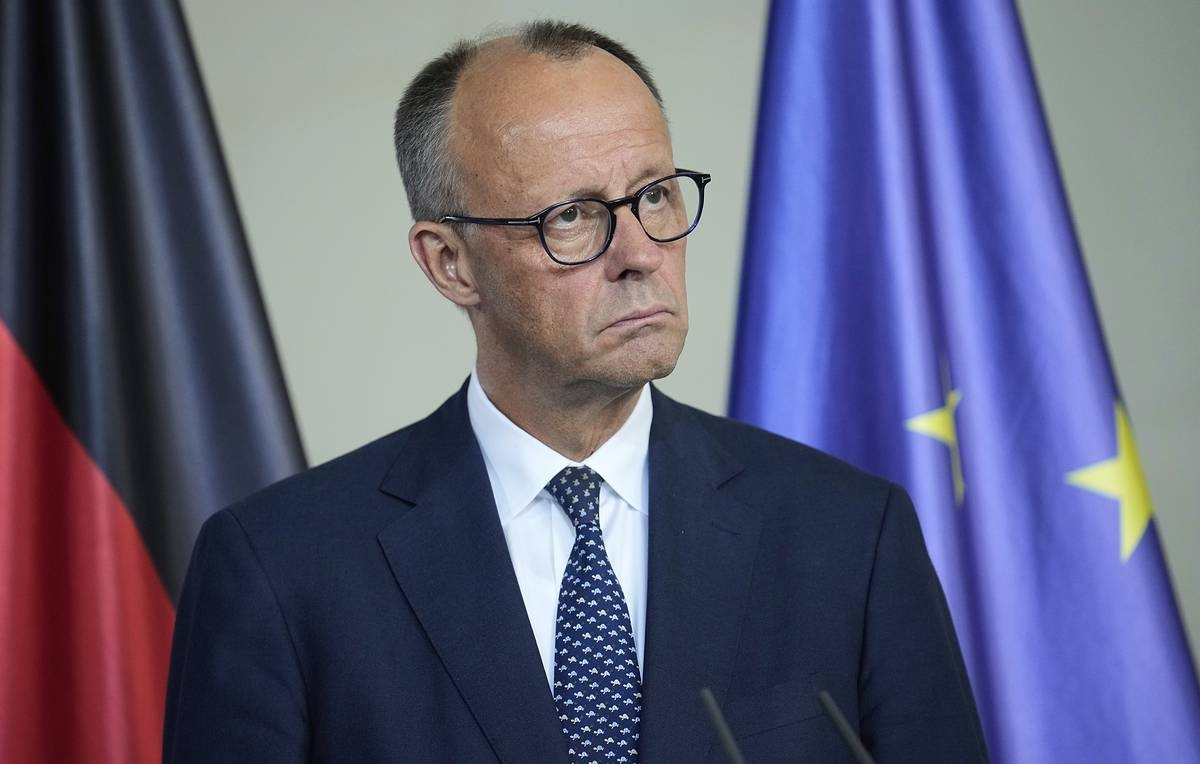
#> input picture cards_render/_merz.jpg, 1200 x 764 px; its folder holds only this picture in this run
$ python photo_card.py _merz.jpg
#> lines starting #> are read from the running program, lines starting #| are printed output that depends on the picture
#!/usr/bin/env python3
"""СЛАБОЕ ФОТО — МАЛЕНЬКИМ, А НЕ НА ВЕСЬ ЭКРАН.

Повод (user, 2026-10-21, зло): «мы делаем это голливудское качество, и в
конечном итоге такая срань вылазит посередине, вообще размытая, хрен
разберёшь, что там нарисовано… Если есть только в этом качестве — значит
надо ставить маленьким, картинка слева, а справа надписи какие-то».

Поэтому:
  photo_quality() — честная оценка снимка: разрешение и резкость;
  photo_card()    — композиция для слабого снимка: окно с фото слева,
                    заголовок и строки фактов справа. Фото не растягивается
                    на 1920 и потому не разваливается в кашу.

Порог ставится по тому, во сколько раз снимок придётся увеличить. Кадр
1920x1080: снимок шириной 1600 тянется в 1,2 раза — это ещё терпимо,
640 — в три раза, и получается именно то, на что ругается пользователь.
"""
import math
import os
import sys

import numpy as np
from PIL import Image, ImageDraw, ImageFilter

sys.path.insert(0, os.path.dirname(os.path.abspath(__file__)))
sys.path.insert(0, os.path.join(os.path.dirname(os.path.dirname(os.path.abspath(__file__))), "template"))
import style_cards as sc
import torn_split as ts

W, H = sc.W, sc.H

MIN_W = 1500          # ниже — на весь экран не ставим
MIN_SHARP = 90.0      # дисперсия Лапласа на приведённом кадре


def photo_quality(path):
    """Сколько в снимке пикселей и насколько он резкий."""
#> called with path = '_merz.jpg'
    im = Image.open(path).convert("L")
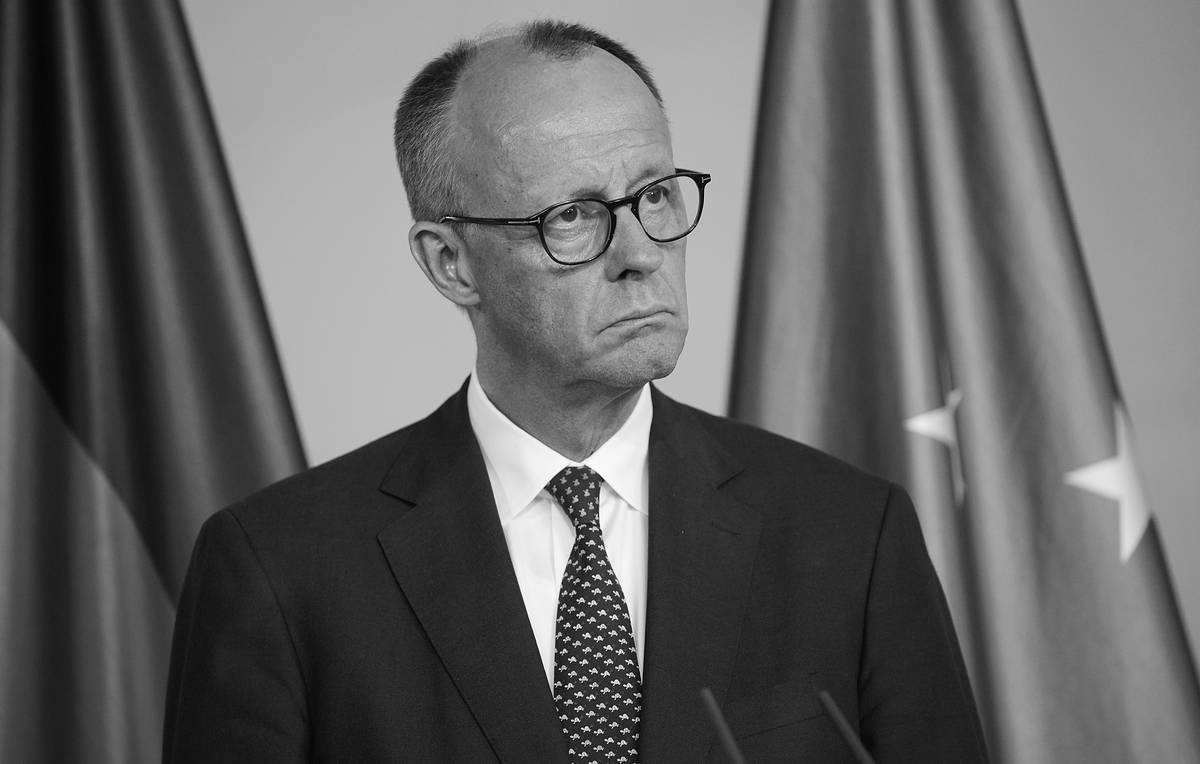
#> im: PIL image 1200x764 L; min 0, max 255, mean 99.6
    w, h = im.size
    k = 900 / max(1, w)
    sm = im.resize((900, max(1, int(h * k))), Image.BILINEAR) if k < 1 else im
    a = np.asarray(sm, np.float32)
    lap = (a[:-2, 1:-1] + a[2:, 1:-1] + a[1:-1, :-2] + a[1:-1, 2:] - 4 * a[1:-1, 1:-1])
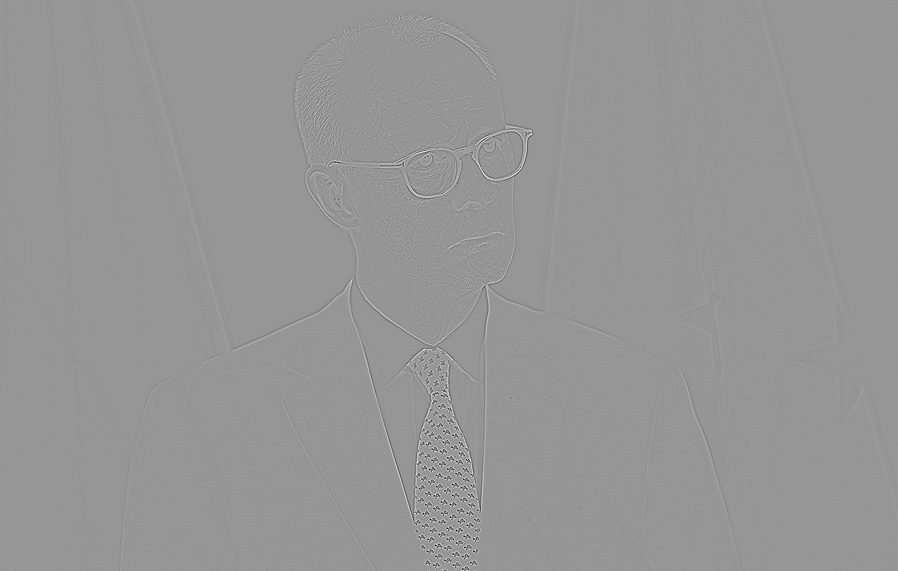
#> lap: shape (571, 898) float32; min -388, max 271, mean 0; drawn with min black and max white
    sharp = float(lap.var())
#> sharp = 211.6
    upscale = W / max(1, w)
    ok = (w >= MIN_W) and (sharp >= MIN_SHARP)
#> ok = False
    return {"w": w, "h": h, "sharp": round(sharp, 1), "upscale": round(upscale, 2),
            "full_screen_ok": ok,
            "why": "" if ok else
                   (f"ширина {w} px (нужно от {MIN_W})" if w < MIN_W else
                    f"резкость {sharp:.0f} (нужно от {MIN_SHARP:.0f})")}


# [110 lines left out: functions photo_card, _wrap, not called in this run]


if __name__ == "__main__":
    for p in sys.argv[1:]:
        q = photo_quality(p)
#> q = {'w': 1200, 'h': 764, 'sharp': 211.6, 'upscale': 1.6, 'full_screen_ok': False, 'why': 'ширина 1200 px (нужно от 1500)'}
        mark = "на весь экран МОЖНО" if q["full_screen_ok"] else "ТОЛЬКО маленьким: " + q["why"]
        print(f'{os.path.basename(p):40s} {q["w"]}x{q["h"]}  резкость {q["sharp"]:7.1f}  '
              f'увеличение x{q["upscale"]}  → {mark}')
#| _merz.jpg                                1200x764  резкость   211.6  увеличение x1.6  → ТОЛЬКО маленьким: ширина 1200 px (нужно от 1500)

$ run again, on cards_render/scene_003.jpg
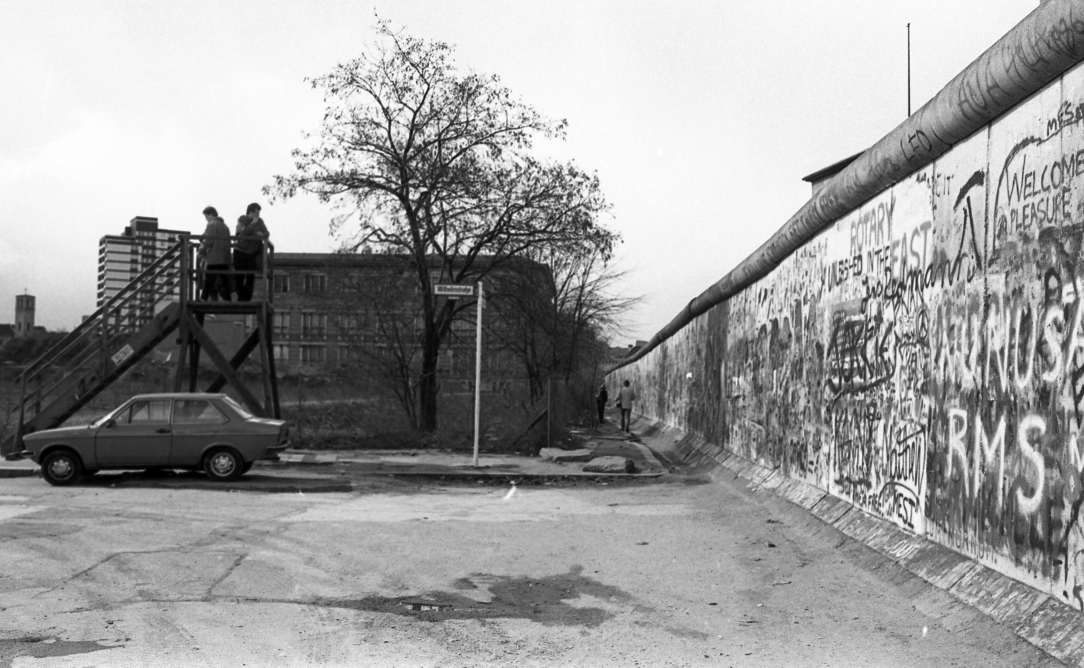
#> input picture cards_render/scene_003.jpg, 3252 x 2003 px (shown at 1/3 size)
#> in photo_quality, `sm = im.resize((900, max(1, int(h * k))), Image.BILINEAR) if k < 1 els..`:
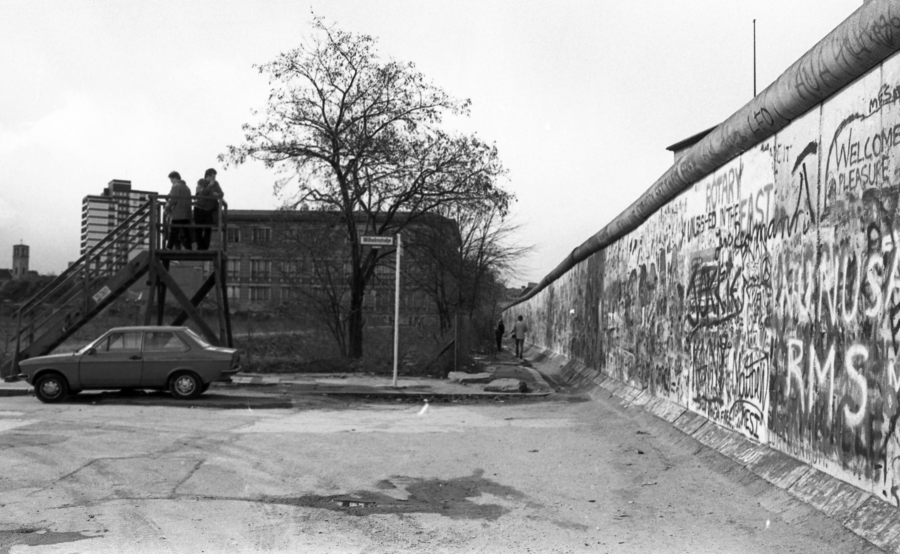
#> sm: PIL image 900x554 L; min 0, max 255, mean 158.7
#> in photo_quality, `lap = (a[:-2, 1:-1] + a[2:, 1:-1] + a[1:-1, :-2] + a[1:-1, 2:] - 4 * a..`:
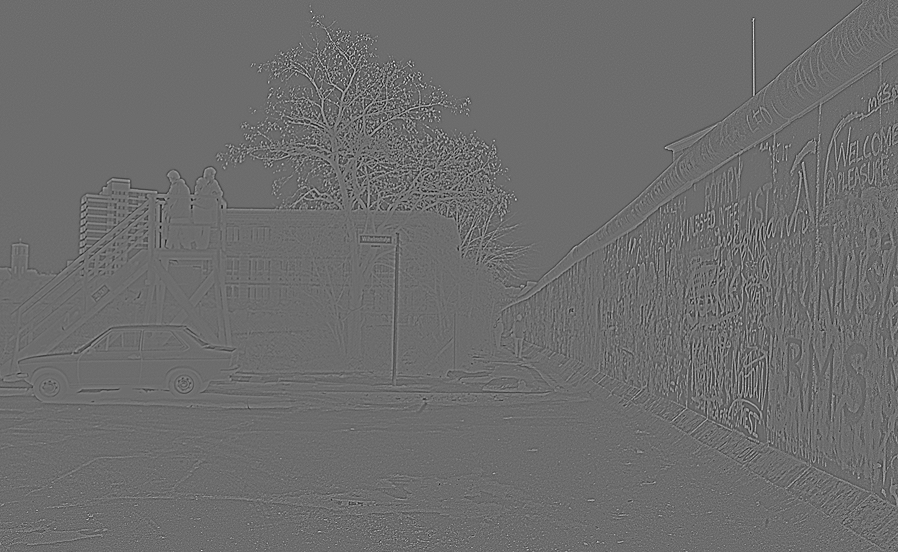
#> lap: shape (552, 898) float32; min -249, max 332, mean 0; drawn with min black and max white
#> sharp = 909.6
#> ok = True
#> q = {'w': 3252, 'h': 2003, 'sharp': 909.6, 'upscale': 0.59, 'full_screen_ok': True, 'why': ''}
#> mark = 'на весь экран МОЖНО'
#| scene_003.jpg                            3252x2003  резкость   909.6  увеличение x0.59  → на весь экран МОЖНО

$ run again, on cards_render/scene_004.jpg
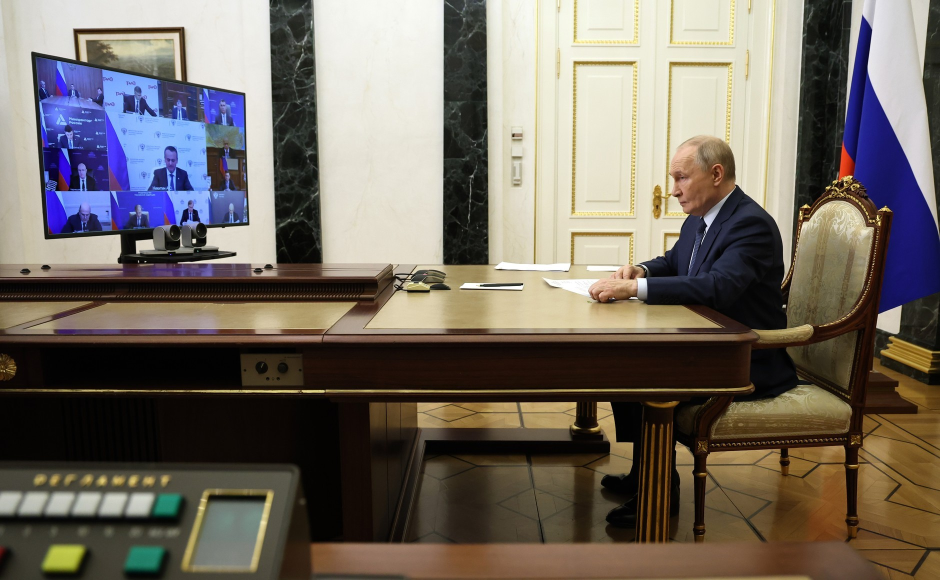
#> input picture cards_render/scene_004.jpg, 1880 x 1160 px (shown at 1/2 size)
#> in photo_quality, `sm = im.resize((900, max(1, int(h * k))), Image.BILINEAR) if k < 1 els..`:
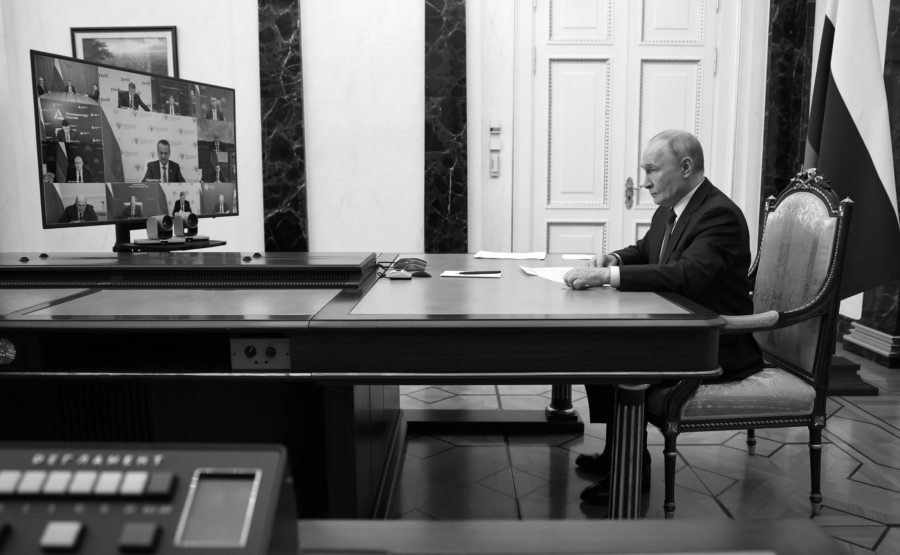
#> sm: PIL image 900x555 L; min 0, max 255, mean 107.9
#> in photo_quality, `lap = (a[:-2, 1:-1] + a[2:, 1:-1] + a[1:-1, :-2] + a[1:-1, 2:] - 4 * a..`:
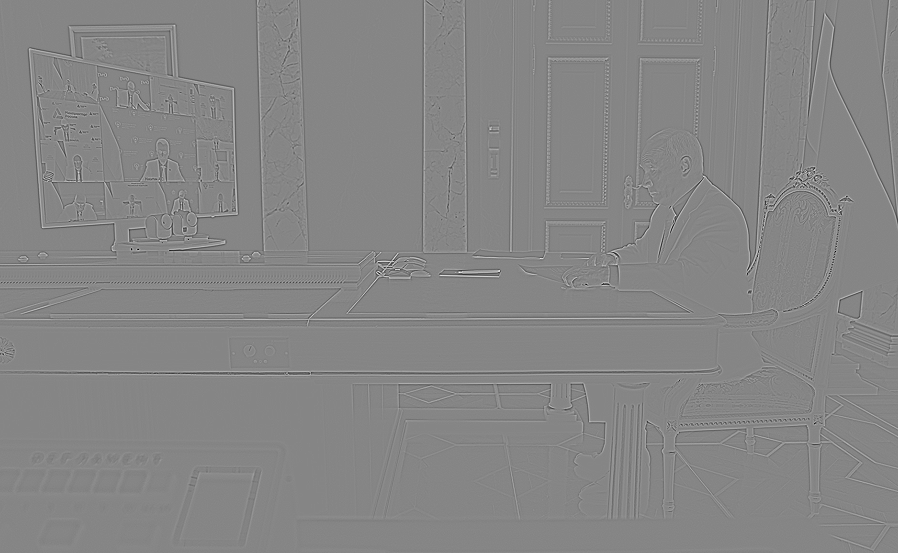
#> lap: shape (553, 898) float32; min -353, max 319, mean 0; drawn with min black and max white
#> sharp = 485.1
#> ok = True
#> q = {'w': 1880, 'h': 1160, 'sharp': 485.1, 'upscale': 1.02, 'full_screen_ok': True, 'why': ''}
#> mark = 'на весь экран МОЖНО'
#| scene_004.jpg                            1880x1160  резкость   485.1  увеличение x1.02  → на весь экран МОЖНО

$ run again, on cards_render/scene_008.jpg
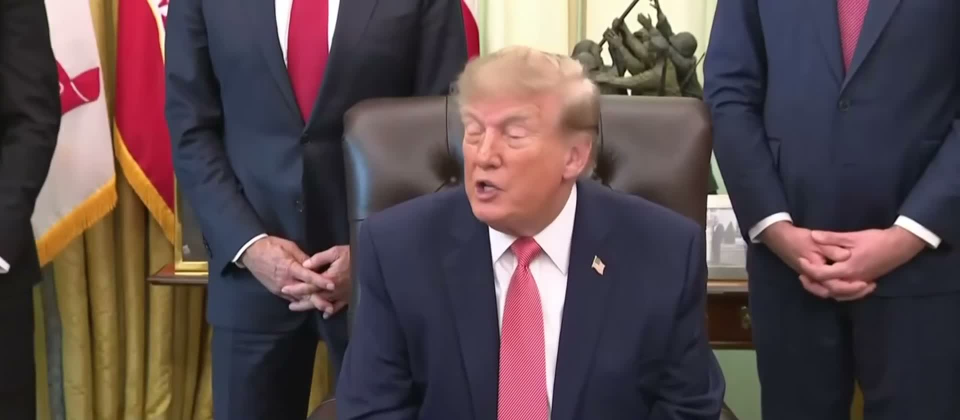
#> input picture cards_render/scene_008.jpg, 1920 x 840 px (shown at 1/2 size)
#> in photo_quality, `sm = im.resize((900, max(1, int(h * k))), Image.BILINEAR) if k < 1 els..`:
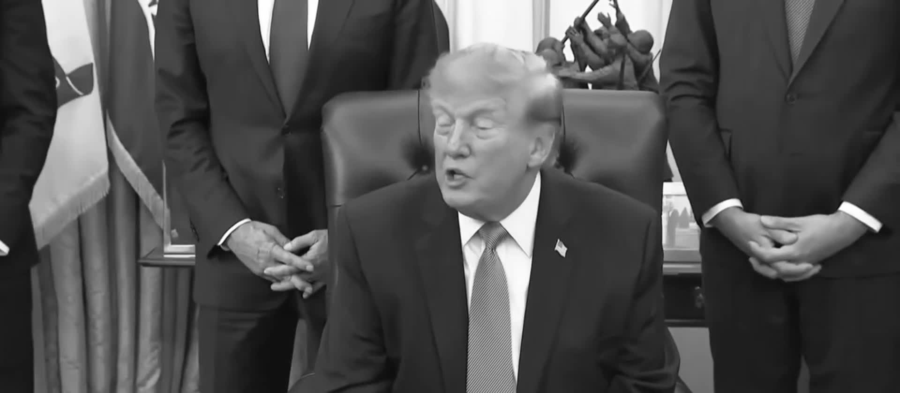
#> sm: PIL image 900x393 L; min 11, max 255, mean 79.2
#> in photo_quality, `lap = (a[:-2, 1:-1] + a[2:, 1:-1] + a[1:-1, :-2] + a[1:-1, 2:] - 4 * a..`:
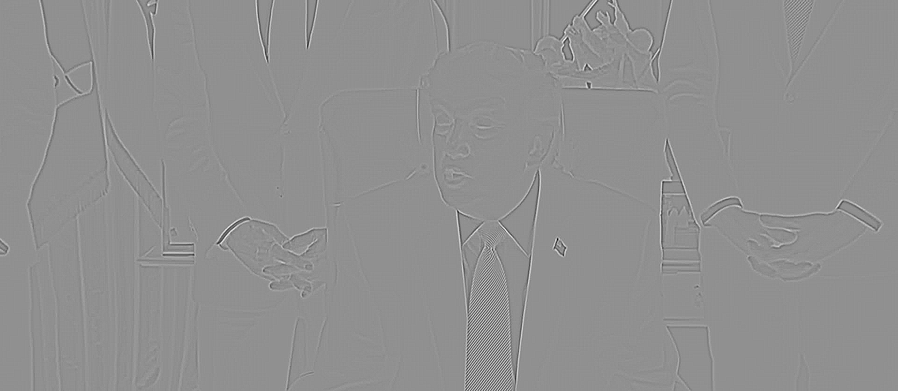
#> lap: shape (391, 898) float32; min -238, max 182, mean 0; drawn with min black and max white
#> sharp = 172
#> ok = True
#> q = {'w': 1920, 'h': 840, 'sharp': 172, 'upscale': 1, 'full_screen_ok': True, 'why': ''}
#> mark = 'на весь экран МОЖНО'
#| scene_008.jpg                            1920x840  резкость   172.0  увеличение x1.0  → на весь экран МОЖНО
